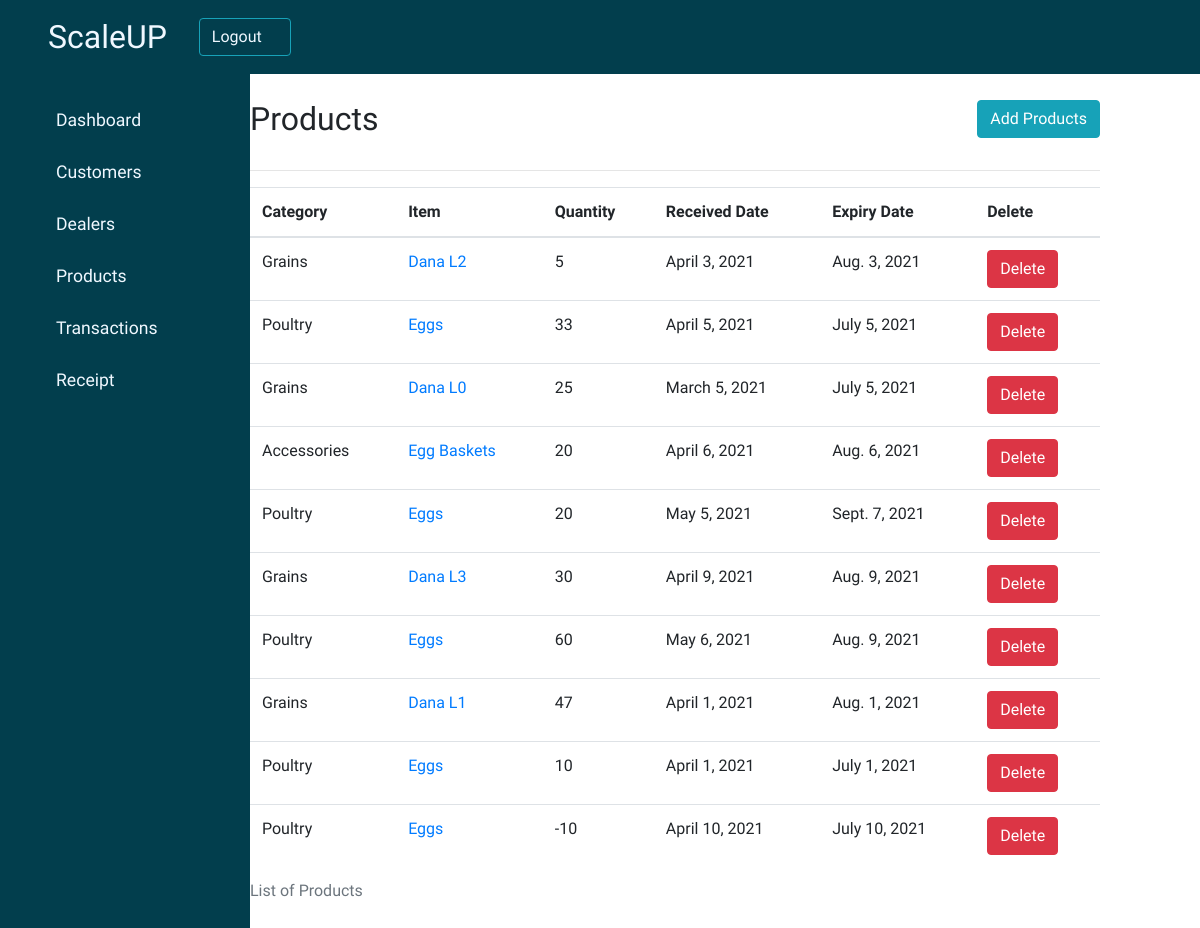
Screenshot of /products/ with the database file from the repository.
### productmanagement/models.py (models this page shows, shortened)
class Products(models.Model):
        item_name = models.CharField(max_length=50, blank=True, null=True)
        category = models.CharField(max_length=50, blank=True, null=True)
        quantity = models.IntegerField(default='0', blank=True, null=True)
        rate = models.FloatField(blank=False,null=False)
        amount = models.FloatField(blank=False,null=False)
        receive_quantity = models.IntegerField(default='0', blank=True, null=True)
        received_date = models.DateField(blank=True, null=True)
        expiry_date = models.DateField(blank=True, null=True)
        dealer = models.ManyToManyField(Dealers, blank=True, null=True)
        customer = models.ManyToManyField(Customer, blank=True, null=True)
        issue_quantity = models.IntegerField(default='0', blank=True, null=True)
        reorder_level = models.IntegerField(default='0', blank=True, null=True)
        last_updated = models.DateField(auto_now_add=False, auto_now=True)

### productmanagement/views.py (the view)
# urls.py: path('products/', views.display_products, name="index"),
def display_products(request):
    products = Products.objects.all()
    context = {'products':products}
    return render(request, 'product_list.htm', context)

### productmanagement/templates/product_list.htm
{% extends "customer_management/base.htm"%}
{% block content %}
        <div class="main-content" style="padding-left: 15%;">
            <header class="header">
                <div class="header-title">
                    <h2>
                        <label>
                            Products
                        </label>
                    </h2>
                    <div>
                        <a href="{% url 'productmanagement:create' %}">
                            <button type="button" class="btn btn-info">
                                <span class="glyphicon glyphicon-pencil">Add Products</span>
                            </button>
                        </a>
                    </div>
                </div>
                <hr>
            </header>
            <div class="table-responsive">
                <table id="myTable" class="table table-hover" >
                    <caption>List of Products</caption>
                    <thead>
                        <tr>
                            <th id="col">Category</th>
                            <th id="col">Item</th>
                            <th scope="col">Quantity</th>
                            <th scope="col">Received Date</th>
                            <th scope="col">Expiry Date</th>
                            <th scope="col">Delete</th>
                        </tr>
                    </thead>
                    <tbody>
                        {% for products in products %}
                        <tr>
                            <td>{{products.category}}</td>
                            <td><a href="{% url 'productmanagement:detail' products.id%}">{{products.item_name}}</a></td>
                            <td>{{products.quantity}}</td>
                            <td>{{products.received_date}}</td>
                            <td>{{products.expiry_date}}</td>
                            <td>
                                <a href="{% url 'productmanagement:delete' products.id %}">
                                    <button type="button" class="btn btn-danger">
                                        <span class="glyphicon glyphicon-trash">Delete</span>
                                    </button>
                                </a>
                            </td>
                        </tr>
                        {% endfor %}
                    </tbody>
                </table>
            </div>
        </div>
{% endblock %}

### static/dashboard.css (style rules this page uses)
:root { --main-color: #023e4d; --color-dark: #f8f8fa; text-decoration: none; }
* { box-sizing: border-box; list-style-type: none; text-decoration: none; font-family: "Trirong", sans-serif; }
.header .header-title { display: flex; flex-direction: row; justify-content: space-between; padding: 0; }

### rows the page displays
Products: category "Grains", item_name "Dana L2", quantity "5", received_date "April 3, 2021", expiry_date "Aug. 3, 2021"
Products: category "Poultry", item_name "Eggs", quantity "33", received_date "April 5, 2021", expiry_date "July 5, 2021"
Products: category "Grains", item_name "Dana L0", quantity "25", received_date "March 5, 2021", expiry_date "July 5, 2021"
Products: category "Accessories", item_name "Egg Baskets", quantity "20", received_date "April 6, 2021", expiry_date "Aug. 6, 2021"
Products: category "Poultry", item_name "Eggs", quantity "20", received_date "May 5, 2021", expiry_date "Sept. 7, 2021"
Products: category "Grains", item_name "Dana L3", quantity "30", received_date "April 9, 2021", expiry_date "Aug. 9, 2021"
Products: category "Poultry", item_name "Eggs", quantity "60", received_date "May 6, 2021", expiry_date "Aug. 9, 2021"
Products: category "Grains", item_name "Dana L1", quantity "47", received_date "April 1, 2021", expiry_date "Aug. 1, 2021"
Products: category "Poultry", item_name "Eggs", quantity "10", received_date "April 1, 2021", expiry_date "July 1, 2021"
Products: category "Poultry", item_name "Eggs", quantity "-10", received_date "April 10, 2021", expiry_date "July 10, 2021"
